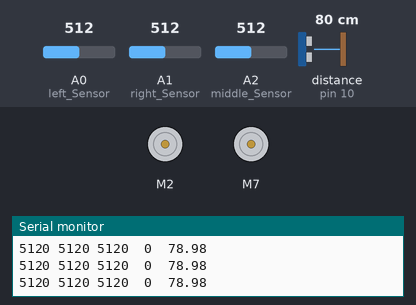
Recording of a sketch running on a simulated Arduino Uno, built with avr-gcc and run on an emulated ATmega328P. On the bench: 2 × DC motor (green arrow = forward, orange = backward, longer = faster), the last lines printed to the serial monitor. Wiring (inferred from the names in the program): ultrasonic range finder: trigger pin 11; echo pin 10. The inputs (shaded band) are chosen by the test bench; at power-on: A0 (left_Sensor) = 512, A1 (right_Sensor) = 512, A2 (middle_Sensor) = 512, distance to the obstacle (sensor on pin 10) 80 cm. The echo pulse lasts 58.3 µs per cm.

Above: at 1.2 s.
1.3 s: A0 (left_Sensor) set to 529
At 2.0 s:
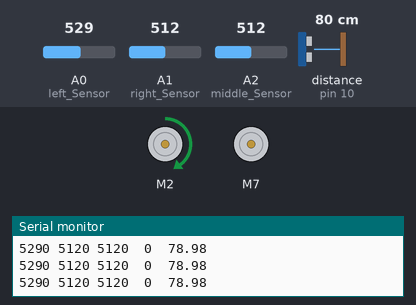
2.8 s: A1 (right_Sensor) set to 543
At 3.5 s:
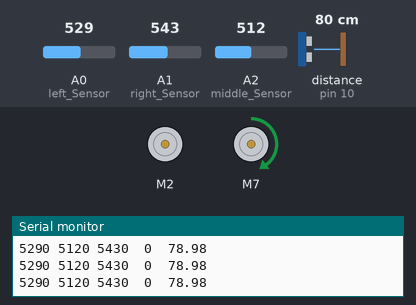
4.3 s: A2 (middle_Sensor) set to 528
7.3 s: A2 (middle_Sensor) set to 557
At 8.2 s:
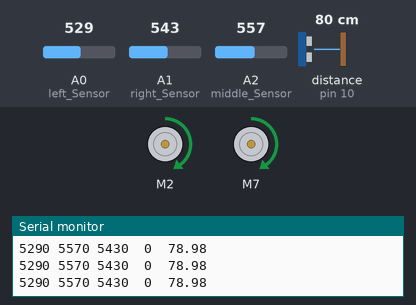
11.8 s: distance to the obstacle (sensor on pin 10) set to 12 cm
At 12.8 s:
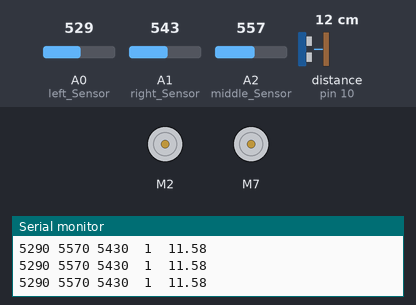
Timing chart, 0 to 14.3 s (numbered marks = the images above; inputs shaded):
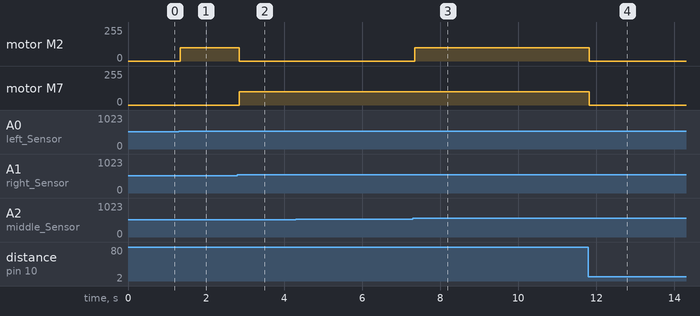

The sketch:

Arduino_Code_Project_3_Final.ino
```cpp
#include <SparkFun_TB6612.h>
#include <HCSR04.h>

#define AIN1  2
#define BIN1  7
#define AIN2  4
#define BIN2  8
#define PWMA  5
#define PWMB  6
#define STBY  9
#define lightSamplingTimes 10
#define distanceSamplingTimes 5

const int right_Sensor = A1;
const int left_Sensor = A0;
const int middle_Sensor = A2;
const int trigPin = 11;
const int echoPin = 10;

long long int iterations = 0;
double duration;
double distance = 16;
int left_speed = 0;
int right_speed = 0;
int left_Val = 0;
int right_Val = 0;
int middle_Val = 0;
bool done = false;


Motor motor1 = Motor(AIN1, AIN2, PWMA, 1, STBY); //fill in inputs
Motor motor2 = Motor(BIN1, BIN2, PWMB, 1, STBY); //fill in inputs

void setup() {
  pinMode(right_Sensor, INPUT);
  pinMode(left_Sensor, INPUT);
  pinMode(middle_Sensor, INPUT);
  pinMode(trigPin, OUTPUT);
  pinMode(echoPin, INPUT);
  Serial.begin(9600);
}

void loop() {
  iterations ++;
  // Light Sensors
  left_Val = 0;
  right_Val = 0;
  middle_Val = 0;
  for (int i = 0; i < lightSamplingTimes; i++) {
    left_Val += analogRead(left_Sensor);
    right_Val += analogRead(right_Sensor);
    middle_Val += analogRead(middle_Sensor);
  }
  // Distance Sensor
  if (iterations % 50 == 0 or distance < 100) {
    distance = 0;
    for (int i = 0; i < distanceSamplingTimes; i++) {
      digitalWrite(trigPin, LOW);
      delayMicroseconds(2);
      digitalWrite(trigPin, HIGH);
      delayMicroseconds(10);
      digitalWrite(trigPin, LOW);
      duration = pulseIn(echoPin, HIGH);
      distance += duration * 0.034 / 2;
      delayMicroseconds(625); // 1000 -> 500 -> 750 -> 625 & then we stopped bc diminishing returns
    }
    distance /= distanceSamplingTimes;
  }

  Serial.print(left_Val);
  Serial.print(" ");
  Serial.print(middle_Val);
  Serial.print(" ");
  Serial.print(right_Val);
  Serial.print("  ");
  Serial.print(done);
  Serial.print("  ");
  Serial.println(distance);

  if (left_Val > max(right_Val, middle_Val)) {
    right_speed = 100;
    left_speed = 0;
  }
  if (right_Val > max(left_Val, middle_Val)) {
    right_speed = 0;
    left_speed = 100;
  }
  if (middle_Val > max(right_Val, left_Val)) {
    right_speed = 100;
    left_speed = 100;
  }
  if (distance <= 15) {
    done = true;
  }
  if (done) {
    right_speed = 0;
    left_speed = 0;
  }
  motor1.drive(right_speed);
  motor2.drive(left_speed);
}
```

Measured:
- the behaviour switches between 512 and 513 on A0 (left_Sensor) (found by bisection; images 0 and 1)
- the behaviour switches between 529 and 530 on A1 (right_Sensor) (found by bisection; images 1 and 2)
- the behaviour switches between 543 and 544 on A2 (middle_Sensor) (found by bisection; images 2 and 3)
- after the input at 1.3 s, motor M2: stopped → forward 100/255 at once
- after the input at 2.8 s, motor M2: forward 100/255 → stopped after 0.05 s; motor M7: stopped → forward 100/255 after 0.05 s
- after the input at 7.3 s, motor M2: stopped → forward 100/255 after 0.05 s
- after the input at 11.8 s, motor M2, motor M7: forward 100/255 → stopped at once
